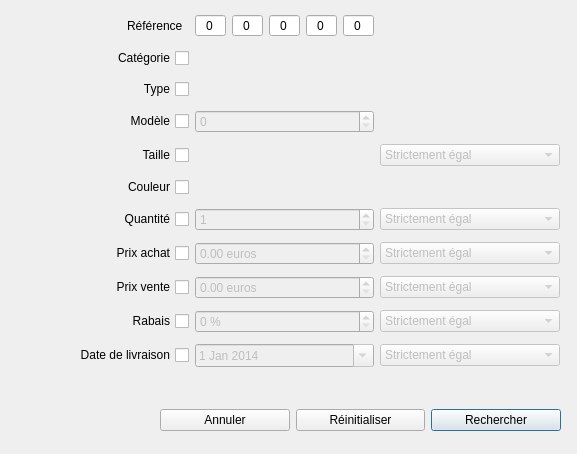
<?xml version="1.0" encoding="UTF-8"?>
<ui version="4.0">
 <class>recherche</class>
 <widget class="QDialog" name="recherche">
  <property name="geometry">
   <rect>
    <x>0</x>
    <y>0</y>
    <width>577</width>
    <height>454</height>
   </rect>
  </property>
  <property name="windowTitle">
   <string>Recherche d'articles</string>
  </property>
  <widget class="QWidget" name="horizontalLayoutWidget">
   <property name="geometry">
    <rect>
     <x>160</x>
     <y>400</y>
     <width>401</width>
     <height>41</height>
    </rect>
   </property>
   <layout class="QHBoxLayout" name="boutons_ok">
    <item>
     <widget class="QPushButton" name="annuler">
      <property name="text">
       <string>Annuler</string>
      </property>
      <property name="icon">
       <iconset>
        <normaloff>../appdata/edit-delete.png</normaloff>../appdata/edit-delete.png</iconset>
      </property>
      <property name="autoDefault">
       <bool>true</bool>
      </property>
     </widget>
    </item>
    <item>
     <widget class="QPushButton" name="reinit">
      <property name="text">
       <string>Réinitialiser</string>
      </property>
      <property name="icon">
       <iconset>
        <normaloff>../appdata/edit-clear-locationbar-rtl.png</normaloff>../appdata/edit-clear-locationbar-rtl.png</iconset>
      </property>
     </widget>
    </item>
    <item>
     <widget class="QPushButton" name="valider">
      <property name="text">
       <string>Rechercher</string>
      </property>
      <property name="icon">
       <iconset>
        <normaloff>../appdata/layer-visible-on.png</normaloff>../appdata/layer-visible-on.png</iconset>
      </property>
      <property name="default">
       <bool>true</bool>
      </property>
     </widget>
    </item>
   </layout>
  </widget>
  <widget class="QWidget" name="gridLayoutWidget">
   <property name="geometry">
    <rect>
     <x>9</x>
     <y>9</y>
     <width>551</width>
     <height>371</height>
    </rect>
   </property>
   <layout class="QGridLayout" name="gridLayout">
    <property name="sizeConstraint">
     <enum>QLayout::SetDefaultConstraint</enum>
    </property>
    <item row="8" column="0">
     <widget class="QCheckBox" name="check_buy">
      <property name="layoutDirection">
       <enum>Qt::RightToLeft</enum>
      </property>
      <property name="text">
       <string>Prix achat</string>
      </property>
     </widget>
    </item>
    <item row="10" column="0">
     <widget class="QCheckBox" name="check_discount">
      <property name="layoutDirection">
       <enum>Qt::RightToLeft</enum>
      </property>
      <property name="text">
       <string>Rabais</string>
      </property>
     </widget>
    </item>
    <item row="5" column="0">
     <widget class="QCheckBox" name="check_size">
      <property name="layoutDirection">
       <enum>Qt::RightToLeft</enum>
      </property>
      <property name="text">
       <string>Taille</string>
      </property>
     </widget>
    </item>
    <item row="4" column="1">
     <widget class="QSpinBox" name="model_spin">
      <property name="enabled">
       <bool>false</bool>
      </property>
      <property name="minimum">
       <number>0</number>
      </property>
      <property name="maximum">
       <number>9</number>
      </property>
      <property name="value">
       <number>0</number>
      </property>
     </widget>
    </item>
    <item row="5" column="2">
     <widget class="QComboBox" name="equ_size">
      <property name="enabled">
       <bool>false</bool>
      </property>
      <item>
       <property name="text">
        <string>Strictement égal</string>
       </property>
       <property name="icon">
        <iconset>
         <normaloff>../appdata/Math-equal-icon.png</normaloff>../appdata/Math-equal-icon.png</iconset>
       </property>
      </item>
      <item>
       <property name="text">
        <string>Inférieur ou égal</string>
       </property>
       <property name="icon">
        <iconset>
         <normaloff>../appdata/Math-lower-than-icon.png</normaloff>../appdata/Math-lower-than-icon.png</iconset>
       </property>
      </item>
      <item>
       <property name="text">
        <string>Supérieur ou égal</string>
       </property>
       <property name="icon">
        <iconset>
         <normaloff>../appdata/Math-greater-than-icon.png</normaloff>../appdata/Math-greater-than-icon.png</iconset>
       </property>
      </item>
     </widget>
    </item>
    <item row="2" column="2">
     <widget class="QLabel" name="label_cat">
      <property name="enabled">
       <bool>false</bool>
      </property>
      <property name="text">
       <string>&lt;Strictement égal&gt;</string>
      </property>
      <property name="alignment">
       <set>Qt::AlignCenter</set>
      </property>
      <property name="indent">
       <number>-1</number>
      </property>
     </widget>
    </item>
    <item row="3" column="2">
     <widget class="QLabel" name="label_type">
      <property name="enabled">
       <bool>false</bool>
      </property>
      <property name="text">
       <string>&lt;Strictement égal&gt;</string>
      </property>
      <property name="alignment">
       <set>Qt::AlignCenter</set>
      </property>
      <property name="indent">
       <number>-1</number>
      </property>
     </widget>
    </item>
    <item row="1" column="0">
     <widget class="QLabel" name="label_ref">
      <property name="font">
       <font>
        <weight>50</weight>
        <italic>false</italic>
        <bold>false</bold>
       </font>
      </property>
      <property name="text">
       <string>Référence  </string>
      </property>
      <property name="alignment">
       <set>Qt::AlignRight|Qt::AlignTrailing|Qt::AlignVCenter</set>
      </property>
     </widget>
    </item>
    <item row="1" column="1">
     <layout class="QHBoxLayout" name="field_reference">
      <item>
       <widget class="QSpinBox" name="refca">
        <property name="alignment">
         <set>Qt::AlignCenter</set>
        </property>
        <property name="buttonSymbols">
         <enum>QAbstractSpinBox::NoButtons</enum>
        </property>
        <property name="minimum">
         <number>0</number>
        </property>
        <property name="maximum">
         <number>9</number>
        </property>
        <property name="value">
         <number>0</number>
        </property>
       </widget>
      </item>
      <item>
       <widget class="QSpinBox" name="reft">
        <property name="alignment">
         <set>Qt::AlignCenter</set>
        </property>
        <property name="buttonSymbols">
         <enum>QAbstractSpinBox::NoButtons</enum>
        </property>
        <property name="minimum">
         <number>0</number>
        </property>
        <property name="value">
         <number>0</number>
        </property>
       </widget>
      </item>
      <item>
       <widget class="QSpinBox" name="refm">
        <property name="alignment">
         <set>Qt::AlignCenter</set>
        </property>
        <property name="buttonSymbols">
         <enum>QAbstractSpinBox::NoButtons</enum>
        </property>
        <property name="minimum">
         <number>0</number>
        </property>
        <property name="maximum">
         <number>9</number>
        </property>
        <property name="value">
         <number>0</number>
        </property>
       </widget>
      </item>
      <item>
       <widget class="QSpinBox" name="refs">
        <property name="alignment">
         <set>Qt::AlignCenter</set>
        </property>
        <property name="buttonSymbols">
         <enum>QAbstractSpinBox::NoButtons</enum>
        </property>
        <property name="minimum">
         <number>0</number>
        </property>
        <property name="maximum">
         <number>80</number>
        </property>
        <property name="singleStep">
         <number>2</number>
        </property>
        <property name="value">
         <number>0</number>
        </property>
       </widget>
      </item>
      <item>
       <widget class="QSpinBox" name="refco">
        <property name="alignment">
         <set>Qt::AlignCenter</set>
        </property>
        <property name="buttonSymbols">
         <enum>QAbstractSpinBox::NoButtons</enum>
        </property>
        <property name="minimum">
         <number>0</number>
        </property>
        <property name="value">
         <number>0</number>
        </property>
       </widget>
      </item>
     </layout>
    </item>
    <item row="4" column="2">
     <widget class="QLabel" name="label_model">
      <property name="enabled">
       <bool>false</bool>
      </property>
      <property name="text">
       <string>&lt;Strictement égal&gt;</string>
      </property>
      <property name="alignment">
       <set>Qt::AlignCenter</set>
      </property>
      <property name="indent">
       <number>-1</number>
      </property>
     </widget>
    </item>
    <item row="3" column="0">
     <widget class="QCheckBox" name="check_type">
      <property name="layoutDirection">
       <enum>Qt::RightToLeft</enum>
      </property>
      <property name="text">
       <string>Type</string>
      </property>
     </widget>
    </item>
    <item row="9" column="0">
     <widget class="QCheckBox" name="check_sell">
      <property name="layoutDirection">
       <enum>Qt::RightToLeft</enum>
      </property>
      <property name="text">
       <string>Prix vente</string>
      </property>
     </widget>
    </item>
    <item row="7" column="0">
     <widget class="QCheckBox" name="check_qty">
      <property name="layoutDirection">
       <enum>Qt::RightToLeft</enum>
      </property>
      <property name="text">
       <string>Quantité</string>
      </property>
     </widget>
    </item>
    <item row="2" column="0">
     <widget class="QCheckBox" name="check_cat">
      <property name="layoutDirection">
       <enum>Qt::RightToLeft</enum>
      </property>
      <property name="text">
       <string>Catégorie</string>
      </property>
     </widget>
    </item>
    <item row="4" column="0">
     <widget class="QCheckBox" name="check_model">
      <property name="layoutDirection">
       <enum>Qt::RightToLeft</enum>
      </property>
      <property name="text">
       <string>Modèle</string>
      </property>
     </widget>
    </item>
    <item row="1" column="2">
     <widget class="QLabel" name="label">
      <property name="text">
       <string>&lt;Strictement égal&gt;</string>
      </property>
      <property name="alignment">
       <set>Qt::AlignCenter</set>
      </property>
      <property name="indent">
       <number>-1</number>
      </property>
     </widget>
    </item>
    <item row="6" column="0">
     <widget class="QCheckBox" name="check_color">
      <property name="layoutDirection">
       <enum>Qt::RightToLeft</enum>
      </property>
      <property name="text">
       <string>Couleur</string>
      </property>
     </widget>
    </item>
    <item row="11" column="0">
     <widget class="QCheckBox" name="check_delivery">
      <property name="layoutDirection">
       <enum>Qt::RightToLeft</enum>
      </property>
      <property name="text">
       <string>Date de livraison</string>
      </property>
     </widget>
    </item>
    <item row="7" column="2">
     <widget class="QComboBox" name="equ_qty">
      <property name="enabled">
       <bool>false</bool>
      </property>
      <item>
       <property name="text">
        <string>Strictement égal</string>
       </property>
       <property name="icon">
        <iconset>
         <normaloff>../appdata/Math-equal-icon.png</normaloff>../appdata/Math-equal-icon.png</iconset>
       </property>
      </item>
      <item>
       <property name="text">
        <string>Inférieur strict</string>
       </property>
       <property name="icon">
        <iconset>
         <normaloff>../appdata/Math-lower-than-icon.png</normaloff>../appdata/Math-lower-than-icon.png</iconset>
       </property>
      </item>
      <item>
       <property name="text">
        <string>Supérieur ou égal</string>
       </property>
       <property name="icon">
        <iconset>
         <normaloff>../appdata/Math-greater-than-icon.png</normaloff>../appdata/Math-greater-than-icon.png</iconset>
       </property>
      </item>
     </widget>
    </item>
    <item row="8" column="2">
     <widget class="QComboBox" name="equ_buy">
      <property name="enabled">
       <bool>false</bool>
      </property>
      <item>
       <property name="text">
        <string>Strictement égal</string>
       </property>
       <property name="icon">
        <iconset>
         <normaloff>../appdata/Math-equal-icon.png</normaloff>../appdata/Math-equal-icon.png</iconset>
       </property>
      </item>
      <item>
       <property name="text">
        <string>Inférieur ou égal</string>
       </property>
       <property name="icon">
        <iconset>
         <normaloff>../appdata/Math-lower-than-icon.png</normaloff>../appdata/Math-lower-than-icon.png</iconset>
       </property>
      </item>
      <item>
       <property name="text">
        <string>Supérieur strict</string>
       </property>
       <property name="icon">
        <iconset>
         <normaloff>../appdata/Math-greater-than-icon.png</normaloff>../appdata/Math-greater-than-icon.png</iconset>
       </property>
      </item>
     </widget>
    </item>
    <item row="9" column="2">
     <widget class="QComboBox" name="equ_sell">
      <property name="enabled">
       <bool>false</bool>
      </property>
      <item>
       <property name="text">
        <string>Strictement égal</string>
       </property>
       <property name="icon">
        <iconset>
         <normaloff>../appdata/Math-equal-icon.png</normaloff>../appdata/Math-equal-icon.png</iconset>
       </property>
      </item>
      <item>
       <property name="text">
        <string>Inférieur ou égal</string>
       </property>
       <property name="icon">
        <iconset>
         <normaloff>../appdata/Math-lower-than-icon.png</normaloff>../appdata/Math-lower-than-icon.png</iconset>
       </property>
      </item>
      <item>
       <property name="text">
        <string>Supérieur strict</string>
       </property>
       <property name="icon">
        <iconset>
         <normaloff>../appdata/Math-greater-than-icon.png</normaloff>../appdata/Math-greater-than-icon.png</iconset>
       </property>
      </item>
     </widget>
    </item>
    <item row="10" column="2">
     <widget class="QComboBox" name="equ_discount">
      <property name="enabled">
       <bool>false</bool>
      </property>
      <item>
       <property name="text">
        <string>Strictement égal</string>
       </property>
       <property name="icon">
        <iconset>
         <normaloff>../appdata/Math-equal-icon.png</normaloff>../appdata/Math-equal-icon.png</iconset>
       </property>
      </item>
      <item>
       <property name="text">
        <string>Inférieur strict</string>
       </property>
       <property name="icon">
        <iconset>
         <normaloff>../appdata/Math-lower-than-icon.png</normaloff>../appdata/Math-lower-than-icon.png</iconset>
       </property>
      </item>
      <item>
       <property name="text">
        <string>Supérieur ou égal</string>
       </property>
       <property name="icon">
        <iconset>
         <normaloff>../appdata/Math-greater-than-icon.png</normaloff>../appdata/Math-greater-than-icon.png</iconset>
       </property>
      </item>
     </widget>
    </item>
    <item row="11" column="2">
     <widget class="QComboBox" name="equ_delivery">
      <property name="enabled">
       <bool>false</bool>
      </property>
      <item>
       <property name="text">
        <string>Strictement égal</string>
       </property>
       <property name="icon">
        <iconset>
         <normaloff>../appdata/Math-equal-icon.png</normaloff>../appdata/Math-equal-icon.png</iconset>
       </property>
      </item>
      <item>
       <property name="text">
        <string>Inférieur ou égal</string>
       </property>
       <property name="icon">
        <iconset>
         <normaloff>../appdata/Math-lower-than-icon.png</normaloff>../appdata/Math-lower-than-icon.png</iconset>
       </property>
      </item>
      <item>
       <property name="text">
        <string>Supérieur ou égal</string>
       </property>
       <property name="icon">
        <iconset>
         <normaloff>../appdata/Math-greater-than-icon.png</normaloff>../appdata/Math-greater-than-icon.png</iconset>
       </property>
      </item>
     </widget>
    </item>
    <item row="7" column="1">
     <widget class="QSpinBox" name="qty_spin">
      <property name="enabled">
       <bool>false</bool>
      </property>
      <property name="minimum">
       <number>1</number>
      </property>
      <property name="maximum">
       <number>9999</number>
      </property>
      <property name="value">
       <number>1</number>
      </property>
     </widget>
    </item>
    <item row="8" column="1">
     <widget class="QDoubleSpinBox" name="achat_spin">
      <property name="enabled">
       <bool>false</bool>
      </property>
      <property name="suffix">
       <string> euros</string>
      </property>
      <property name="minimum">
       <double>0.000000000000000</double>
      </property>
      <property name="maximum">
       <double>9999.989999999999782</double>
      </property>
      <property name="singleStep">
       <double>0.010000000000000</double>
      </property>
      <property name="value">
       <double>0.000000000000000</double>
      </property>
     </widget>
    </item>
    <item row="9" column="1">
     <widget class="QDoubleSpinBox" name="vente_spin">
      <property name="enabled">
       <bool>false</bool>
      </property>
      <property name="suffix">
       <string> euros</string>
      </property>
      <property name="minimum">
       <double>0.000000000000000</double>
      </property>
      <property name="maximum">
       <double>9999.989999999999782</double>
      </property>
      <property name="singleStep">
       <double>0.010000000000000</double>
      </property>
      <property name="value">
       <double>0.000000000000000</double>
      </property>
     </widget>
    </item>
    <item row="10" column="1">
     <widget class="QSpinBox" name="rabais_spin">
      <property name="enabled">
       <bool>false</bool>
      </property>
      <property name="suffix">
       <string> %</string>
      </property>
      <property name="minimum">
       <number>0</number>
      </property>
      <property name="maximum">
       <number>100</number>
      </property>
      <property name="value">
       <number>0</number>
      </property>
     </widget>
    </item>
    <item row="11" column="1">
     <widget class="QDateEdit" name="date_edit">
      <property name="enabled">
       <bool>false</bool>
      </property>
      <property name="currentSection">
       <enum>QDateTimeEdit::DaySection</enum>
      </property>
      <property name="calendarPopup">
       <bool>true</bool>
      </property>
      <property name="date">
       <date>
        <year>2014</year>
        <month>1</month>
        <day>1</day>
       </date>
      </property>
     </widget>
    </item>
    <item row="6" column="1">
     <layout class="QHBoxLayout" name="field_couleur"/>
    </item>
    <item row="5" column="1">
     <layout class="QHBoxLayout" name="field_taille"/>
    </item>
    <item row="3" column="1">
     <layout class="QHBoxLayout" name="field_type"/>
    </item>
    <item row="2" column="1">
     <layout class="QHBoxLayout" name="field_categorie"/>
    </item>
    <item row="6" column="2">
     <widget class="QLabel" name="label_color">
      <property name="enabled">
       <bool>false</bool>
      </property>
      <property name="text">
       <string>&lt;Strictement égal&gt;</string>
      </property>
      <property name="alignment">
       <set>Qt::AlignCenter</set>
      </property>
      <property name="indent">
       <number>-1</number>
      </property>
     </widget>
    </item>
   </layout>
  </widget>
 </widget>
 <resources/>
 <connections/>
</ui>
